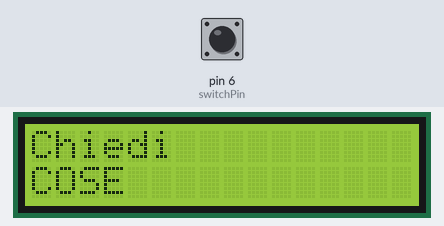
This sketch was run on a simulated Arduino Uno, built with avr-gcc and run on an emulated ATmega328P. Shown: 16×2 character LCD. The inputs (shaded band) are chosen by the test bench; at power-on: pin 6 (switchPin) LOW. Random numbers use the default seed unless the sketch sets one.

Above: at 1.2 s.
1.3 s: pin 6 (switchPin) pulled HIGH for 0.15 s
At 1.9 s:
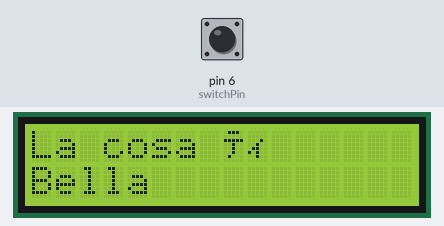
2.9 s: pin 6 (switchPin) pulsed HIGH 5 times (0.12 s each, 0.3 s apart)
At 5.3 s:
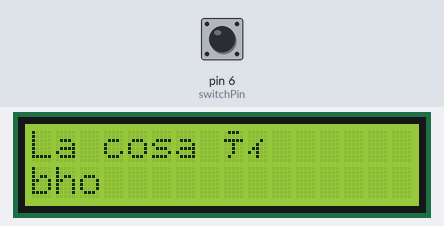
5.9 s: pin 6 (switchPin) pulled HIGH for 1 s
At 7.8 s:
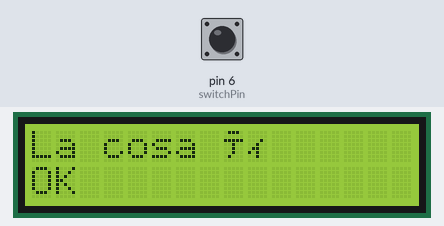
8.4 s: pin 6 (switchPin) pulled HIGH for 3.2 s
At 12.6 s:
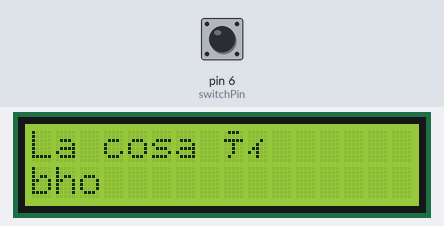
Timing chart, 0 to 14.1 s (numbered marks = the images above; inputs shaded):
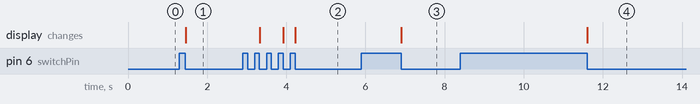

The sketch:

schermo.ino
```cpp
#include <LiquidCrystal.h>
LiquidCrystal lcd(12, 11, 5, 4, 3, 2);

const int switchPin = 6;
int switchState = 0;
int prevSwitchState = 0;
int reply;

void setup() {
  lcd.begin(16, 2);
  pinMode(switchState, INPUT);
  lcd.print("Chiedi");
  lcd.setCursor(0, 1);
  lcd.print("COSE");
}

void loop() {
  switchState = digitalRead(switchPin);
  if (switchState != prevSwitchState) {
    if (switchState == LOW) {
      reply = random(3);
      lcd.clear();
      lcd.setCursor(0, 0);
      lcd.print("La cosa è");
      lcd.setCursor(0, 1);
      switch (reply) {
        case 0:
          lcd.print("OK");
          break;
        case 1:
          lcd.print("Bella");
          break;
        case 2:
          lcd.print("bho");
          break;
      }
    }
  }
  prevSwitchState = switchState;
}
```

Measured:
- after the input at 1.3 s, the display: changes after 0.15 s (image 1)
- after the input at 2.9 s, the display: changes after 0.42 s (image 2)
- after the input at 5.9 s, the display: changes after 1.0 s (image 3)
- after the input at 8.4 s, the display: changes after 3.2 s (image 4)
